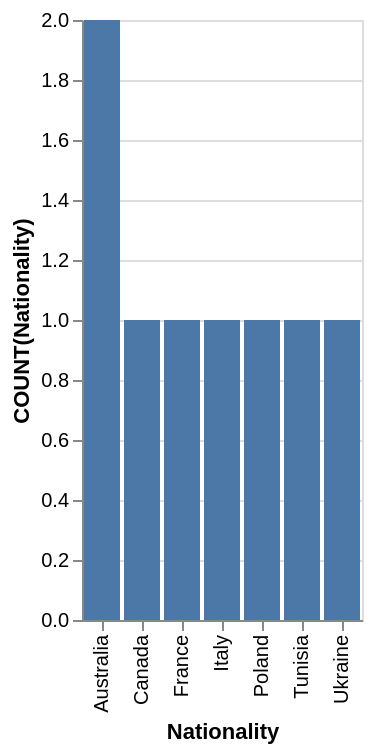

Vega-Lite specification stored for this chart:
### Vega-Lite specification from a JSON file in a GitHub repository (floating-point values rounded to 4 significant figures)
{"data": {"values": [{"x_data": "Australia", "y_data": 2}, {"x_data": "Canada", "y_data": 1}, {"x_data": "France", "y_data": 1}, {"x_data": "Italy", "y_data": 1}, {"x_data": "Poland", "y_data": 1}, {"x_data": "Tunisia", "y_data": 1}, {"x_data": "Ukraine", "y_data": 1}]}, "mark": "bar", "encoding": {"x": {"field": "x_data", "type": "nominal", "title": "Nationality", "sort": "ascending"}, "y": {"field": "y_data", "type": "quantitative", "title": "COUNT(Nationality)"}}}
